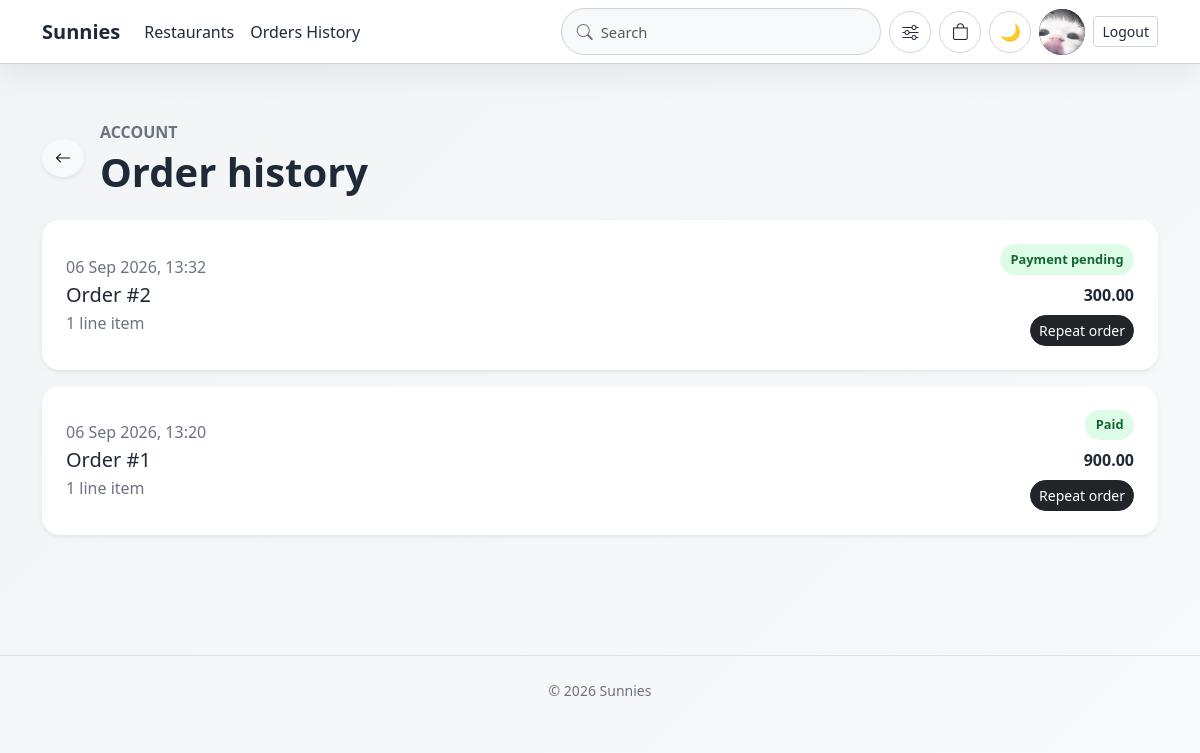
Screenshot of /orders/ (signed in) with the database file from the repository.
### core/models.py (models this page shows, shortened)
class Profile(models.Model):
    user = models.OneToOneField(User, on_delete=models.CASCADE, related_name='profile')
    avatar = models.ImageField(upload_to='avatars/', blank=True, null=True)

class Order(models.Model):
    STATUS_CHOICES = (
        ('pending', 'Payment pending'),
        ('paid', 'Paid'),
        ('preparing', 'Preparing'),
        ('delivered', 'Delivered'),
        ('cancelled', 'Cancelled'),
    )
    user = models.ForeignKey(User, on_delete=models.CASCADE, related_name='orders')
    status = models.CharField(max_length=20, choices=STATUS_CHOICES, default='paid')
    total = models.DecimalField(max_digits=10, decimal_places=2)
    fulfillment_type = models.CharField(max_length=20, choices=(('delivery', 'Delivery'), ('pickup', 'Pickup')), default='delivery')
    payment_method = models.CharField(max_length=20, choices=(('card', 'Pay now'), ('cash', 'Pay on receipt')), default='card')
    customer_name = models.CharField(max_length=100, default='')
    phone = models.CharField(max_length=30, default='')
    city = models.CharField(max_length=100, blank=True)
    address = models.CharField(max_length=200, blank=True)
    apartment = models.CharField(max_length=50, blank=True)
    note = models.TextField(blank=True)
    payment_last4 = models.CharField(max_length=4, blank=True)
    created_at = models.DateTimeField(auto_now_add=True)
    class Meta:
        ordering = ('-created_at',)

### core/views.py (the view)
# urls.py: path('orders/', views.OrderHistoryView.as_view(), name='order_history'),
class OrderHistoryView(LoginRequiredMixin, ListView):
    model = Order
    template_name = 'core/order_history.html'
    context_object_name = 'orders'
    login_url = reverse_lazy('core:login')
    def get_queryset(self):
        return Order.objects.filter(user=self.request.user).prefetch_related('items')

### core/context_processors.py (called while the page is built)
def cart(request):
    if not request.user.is_authenticated:
        return {'cart_count': 0}
    cart_data = request.session.get('cart', {})
    return {
        'cart_count': sum(int(quantity) for quantity in cart_data.values()),
    }

def profile_data(request):
    if not request.user.is_authenticated:
        return {'user_profile': None}
    from .models import Profile
    profile, _ = Profile.objects.get_or_create(user=request.user)
    return {'user_profile': profile}

### core/templates/core/order_history.html (shortened to what this page needs)
{% extends 'base.html' %}
{% load static %}
{% block content %}
<div class="order-page py-4">
    <div class="d-flex align-items-center gap-3 mb-4">
        <a href="{% url 'core:restaurant_list' %}" class="btn btn-light rounded-circle shadow-sm" aria-label="Back to restaurants" title="Back to restaurants"><i class="bi bi-arrow-left"></i></a>
        <div>
            <p class="text-uppercase fw-semibold text-muted mb-1 letter-spacing">Account</p>
            <h1 class="display-6 fw-bold mb-0">Order history</h1>
        </div>
    </div>
    <div class="d-grid gap-3">
        {% for order in orders %}
            <div class="order-history-card card border-0 shadow-sm">
                    <div class="card-body p-4 d-flex justify-content-between align-items-center gap-3 flex-wrap">
                    <a href="{% url 'core:order_detail' order.pk %}" class="text-decoration-none text-reset">
                        <p class="text-muted mb-1">{{ order.created_at|date:'d M Y, H:i' }}</p>
                        <h2 class="h5 mb-1">Order #{{ order.pk }}</h2>
                        <span class="text-muted">{{ order.items.all|length }} line item{{ order.items.all|length|pluralize }}</span>
                    </a>
                    <div class="text-end">
                        <span class="order-status">{{ order.get_status_display }}</span>
                        <strong class="d-block mt-2">{{ order.total|floatformat:2 }}</strong>
                        <form method="post" action="{% url 'core:reorder' order.pk %}" class="mt-2">
                            <button type="submit" class="btn btn-dark btn-sm rounded-pill">Repeat order</button>
                        </form>
                    </div>
                </div>
            </div>
        {% empty %}
            <div class="card border-0 shadow-sm"><div class="card-body p-5 text-center text-muted">You have no orders yet.</div></div>
        {% endfor %}
    </div>
</div>
{% endblock %}
{% block styles %}
<link rel="stylesheet" href="{% static 'core/css/orders.css' %}?v=20260906">
{% endblock %}

### core/templates/base.html (shortened to what this page needs)
{% load static %}
<!DOCTYPE html>
<html lang="en" data-bs-theme="light">
<head>
    <link href="https://cdn.jsdelivr.net/npm/bootstrap@5.3.8/dist/css/bootstrap.min.css" rel="stylesheet">
    <link rel="stylesheet" href="https://cdn.jsdelivr.net/npm/bootstrap-icons@1.11.3/font/bootstrap-icons.min.css">
    <link rel="stylesheet" href="{% static 'core/css/base.css' %}?v=20260906-2">
    {% block styles %}{% endblock %}
</head>
<body>
    <header class="sticky-top">
        <nav class="navbar navbar-expand-lg border-bottom">
            <div class="container">
                <a class="navbar-brand fw-semibold" href="#">Sunnies</a>
                <div class="collapse navbar-collapse" id="mainNavbar">
                    <ul class="navbar-nav me-auto mb-2 mb-lg-0">
                        <li class="nav-item">
                            <a class="nav-link" href="{% url 'core:restaurant_list' %}">Restaurants</a>
                        </li>
                        {% if user.is_authenticated %}
                        <li class="nav-item">
                            <a class="nav-link" href="{% url 'core:order_history' %}">Orders History</a>
                        </li>
                        {% endif %}
                    </ul>
                    <div class="d-flex align-items-center gap-2 ms-auto">
                        <form class="navbar-search d-flex align-items-center" role="search" action="{% url 'core:restaurant_list' %}" method="get">
                            <i class="bi bi-search text-muted"></i>
                            <input class="form-control border-0" type="search" name="q" value="{{ request.GET.q }}" placeholder="Search" aria-label="Search restaurants">
                        </form>
                        <div class="filter-dropdown">
                            <button type="button" class="btn filter-button" data-bs-toggle="collapse" data-bs-target="#filterMenu" aria-expanded="false" aria-controls="filterMenu" aria-label="Filter">
                                <i class="bi bi-sliders"></i>
                            </button>
                        </div>
                        {% if user.is_authenticated %}
                            <a href="{% url 'core:cart' %}" class="btn icon-button cart-button" aria-label="Cart" title="Cart">
                                <i class="bi bi-bag"></i>
                            </a>
                        {% endif %}
                        <button type="button" class="btn btn-outline-secondary btn-sm icon-button" id="themeToggle" aria-label="Toggle theme">🌙</button>
                        {% if user.is_authenticated %}
                        <a href="{% url 'core:profile' %}" class="btn avatar-button" aria-label="Profile" title="{{ request.user.username }}">
                            {% if user_profile.avatar %}<img src="{{ user_profile.avatar.url }}" alt="{{ request.user.username }}">{% else %}{{ request.user.username|slice:':2'|upper }}{% endif %}
                        </a>
                        <form method="post" action="{% url 'core:logout' %}" class="d-inline">
                            <button type="submit" class="btn btn-outline-secondary btn-sm">Logout</button>
                        </form>
                        {% else %}
                        <a class="btn btn-outline-secondary btn-sm" href="{% url 'core:login' %}">Login</a>
                        {% endif %}
                    </div>
                </div>
            </div>
        </nav>
    </header>
    <main class="page-shell">
        <div class="container">
            {% block content %}{% endblock %}
        </div>
    </main>
    <footer class="border-top py-4 mt-5">
        <div class="container text-center text-muted small">© 2026 Sunnies</div>
    </footer>
</body>
</html>

### core/static/core/css/base.css (style rules this page uses)
:root { color-scheme: light; --app-bg: #f3f4f6; --app-surface: #ffffff; --app-surface-muted: #f8f9fa; --app-border: #d1d5db; --app-text: #1f2937; --app-muted: #6b7280; --app-accent: #4b5563; --app-accent-strong: #374151; --app-shadow: rgba(15, 23, 42, 0.08); }
body { background: linear-gradient(135deg, var(--app-bg) 0%, var(--app-surface-muted) 100%); color: var(--app-text); min-height: 100vh; }
.navbar, .card, .list-group-item, .alert, .form-control, .form-select, .form-textarea { background-color: var(--app-surface) !important; color: var(--app-text) !important; border-color: var(--app-border) !important; box-shadow: 0 10px 30px var(--app-shadow); }
.navbar-brand, .nav-link, .text-muted, .small, .card-title, .card-text { color: var(--app-text) !important; }
.text-muted { color: var(--app-muted) !important; }
.btn-outline-secondary { border-color: var(--app-border); color: var(--app-text); }
.page-shell { padding: 2rem 0 3rem; }
.navbar { background: rgba(255, 255, 255, 0.9); backdrop-filter: blur(12px); }
.navbar-search { width: min(320px, 42vw); background: var(--app-surface-muted); border: 1px solid var(--app-border); border-radius: 999px; padding: 0.35rem 0.75rem 0.35rem 0.9rem; box-shadow: inset 0 1px 2px rgba(15, 23, 42, 0.04); }
.navbar-search input { border: none !important; background: transparent !important; box-shadow: none !important; padding-left: 0.5rem; font-size: 0.92rem; }
.icon-button, .avatar-button { width: 42px; height: 42px; border-radius: 50%; display: inline-flex; align-items: center; justify-content: center; padding: 0; border: 1px solid var(--app-border); background: var(--app-surface); color: var(--app-text); transition: transform 0.2s ease, box-shadow 0.2s ease; }
.icon-button { font-size: 1.05rem; }
.avatar-button { width: 46px; height: 46px; font-size: 0.8rem; font-weight: 700; background: linear-gradient(135deg, #111827, #374151); color: white; border: none; text-transform: uppercase; letter-spacing: 0.08rem; }
.avatar-button img { display: block; width: 100% !important; height: 100% !important; max-width: 100%; object-fit: cover; border-radius: 50%; }
.filter-dropdown { position: relative; }
.filter-button { background: var(--app-surface); border: 1px solid var(--app-border); color: var(--app-text); border-radius: 50%; width: 42px; height: 42px; display: inline-flex; align-items: center; justify-content: center; }
.cart-button { position: relative; }
input, select, textarea { background-color: var(--app-surface) !important; color: var(--app-text) !important; border-color: var(--app-border) !important; }

### core/static/core/css/orders.css (style rules this page uses)
.order-panel, .order-history-card, .order-detail-header { border-radius: 1.1rem; }
.order-history-card { color: inherit; transition: transform 0.2s ease, box-shadow 0.2s ease; }
.order-status { display: inline-flex; padding: 0.35rem 0.65rem; border-radius: 999px; background: #dcfce7; color: #166534; font-size: 0.8rem; font-weight: 700; }

### rows the page displays
Profile: avatar (picture)
Order: created_at "06 Sep 2026, 13:32", pk "2", items.all|length "1", status "Payment pending", total "300.00"
Order: created_at "06 Sep 2026, 13:20", pk "1", items.all|length "1", status "Paid", total "900.00"
